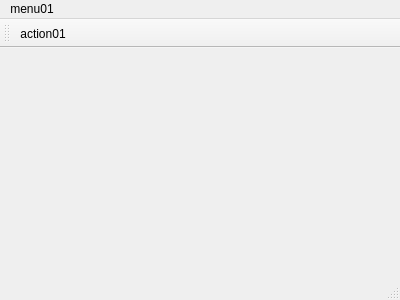
<?xml version="1.0" encoding="UTF-8"?>
<ui version="4.0">
 <class>TestMainWindow</class>
 <widget class="QMainWindow" name="TestMainWindow">
  <property name="geometry">
   <rect>
    <x>0</x>
    <y>0</y>
    <width>400</width>
    <height>300</height>
   </rect>
  </property>
  <property name="windowTitle">
   <string>TestMainWindow</string>
  </property>
  <widget class="QWidget" name="centralWidget"/>
  <widget class="QMenuBar" name="menuBar">
   <property name="geometry">
    <rect>
     <x>0</x>
     <y>0</y>
     <width>400</width>
     <height>23</height>
    </rect>
   </property>
   <widget class="QMenu" name="menumenu01">
    <property name="title">
     <string>menu01</string>
    </property>
    <addaction name="actionaction01"/>
   </widget>
   <addaction name="menumenu01"/>
  </widget>
  <widget class="QToolBar" name="mainToolBar">
   <attribute name="toolBarArea">
    <enum>TopToolBarArea</enum>
   </attribute>
   <attribute name="toolBarBreak">
    <bool>false</bool>
   </attribute>
   <addaction name="actionaction01"/>
  </widget>
  <widget class="QStatusBar" name="statusBar"/>
  <action name="actionaction01">
   <property name="text">
    <string>action01</string>
   </property>
  </action>
 </widget>
 <layoutdefault spacing="6" margin="11"/>
 <resources/>
 <connections/>
</ui>
